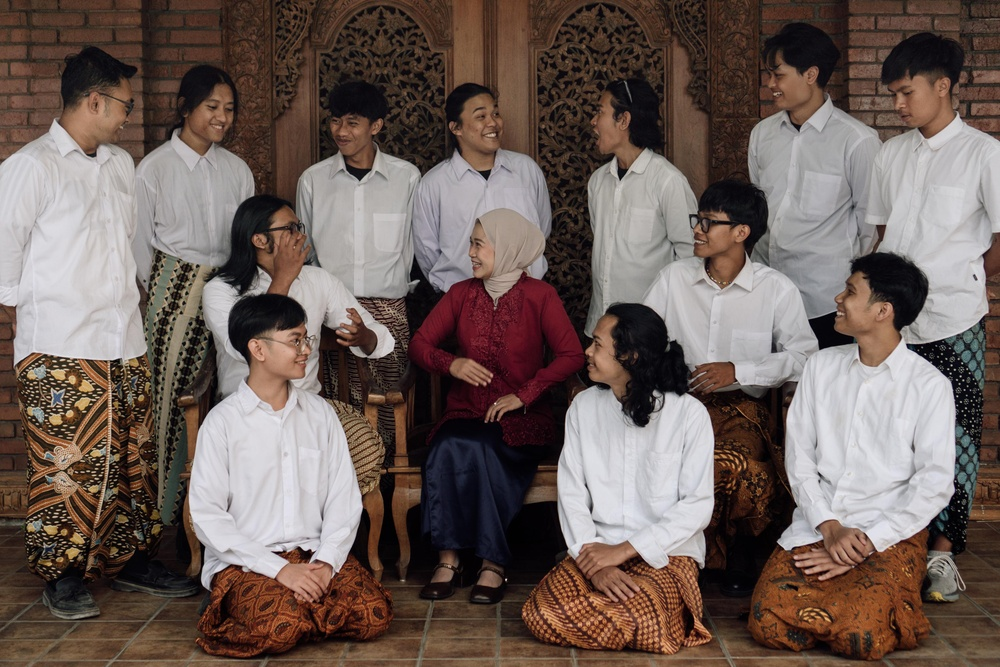
#> input picture sampel.jpg, 1000 x 667 px, shrunk from 4160 x 2773 before the run
$ python soal5.py
#> lines starting #> are read from the running program, lines starting #| are printed output that depends on the picture
from PIL import Image
import matplotlib.pyplot as plt

# (a) Membuka file gambar RGB
img_rgb = Image.open("sampel.jpg").convert("RGB")
#> img_rgb is the input picture: PIL image 1000x667 RGB; mean R, G, B 109.7, 94.2, 88.4

# (b) Mengonversi gambar menjadi Grayscale ('L' = Luminance 8-bit)
img_gray = img_rgb.convert("L")
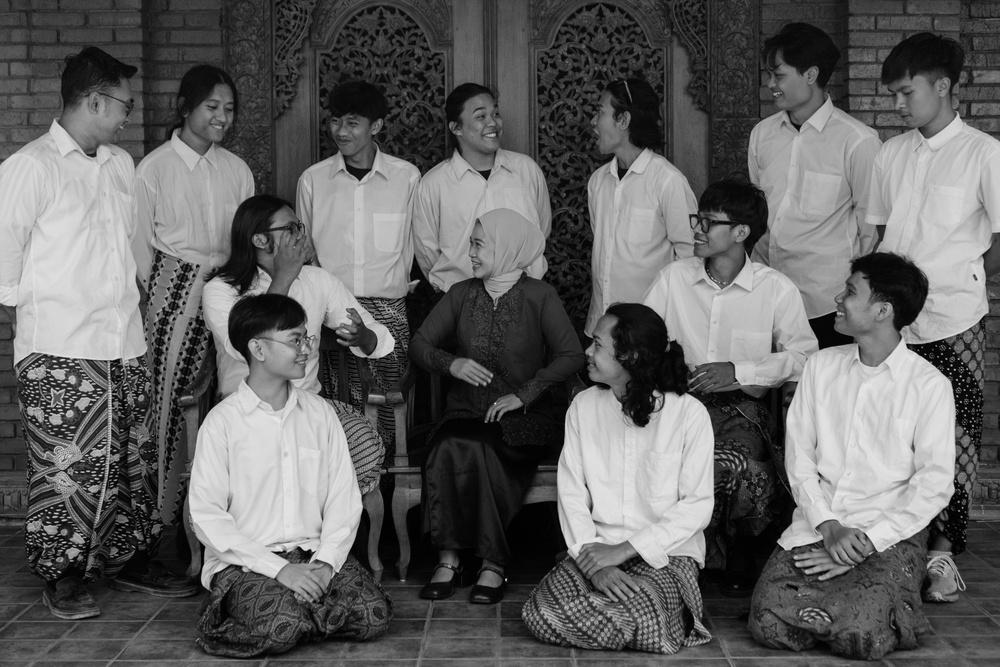
#> img_gray: PIL image 1000x667 L; min 0, max 234, mean 98.2

# (c) Menghitung histogram intensitas piksel (rentang 0 - 255)
histogram = img_gray.histogram()
#> histogram = 256 values, max 6036 at index 11, min 0 at index 235, mean 2605.5

# Menampilkan citra grayscale dan grafik histogram dengan Matplotlib
plt.figure(figsize=(10, 4))

plt.subplot(1, 2, 1)
plt.imshow(img_gray, cmap="gray", vmin=0, vmax=255)
plt.title("Citra Grayscale")
plt.axis("off")

plt.subplot(1, 2, 2)
plt.plot(range(256), histogram, color="black")
plt.fill_between(range(256), histogram, color="gray", alpha=0.4)
plt.title("Histogram Intensitas Piksel")
plt.xlabel("Nilai Intensitas Piksel (0 = Hitam, 255 = Putih)")
plt.ylabel("Jumlah Piksel")
plt.xlim([0, 255])
plt.grid(True, linestyle="--", alpha=0.5)

plt.tight_layout()
plt.show()
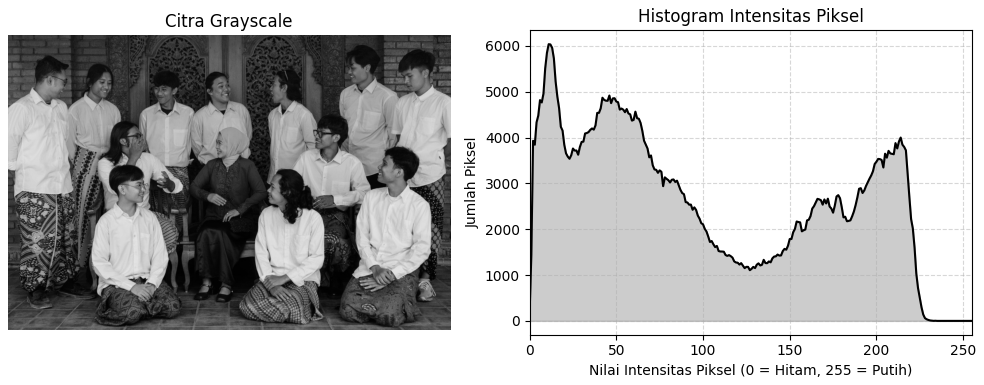
#> figure drawn by matplotlib, 2 panels; panel 2: curve peaks at x = 11, y = 6036
